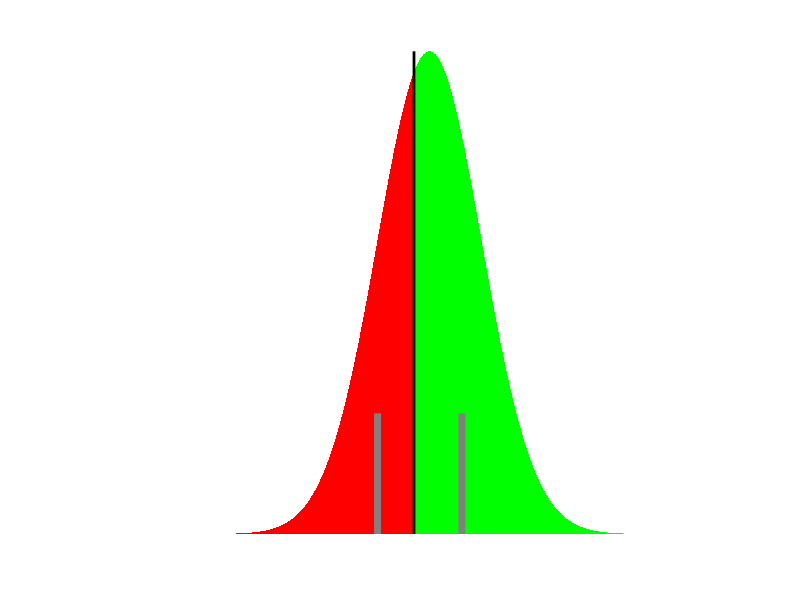
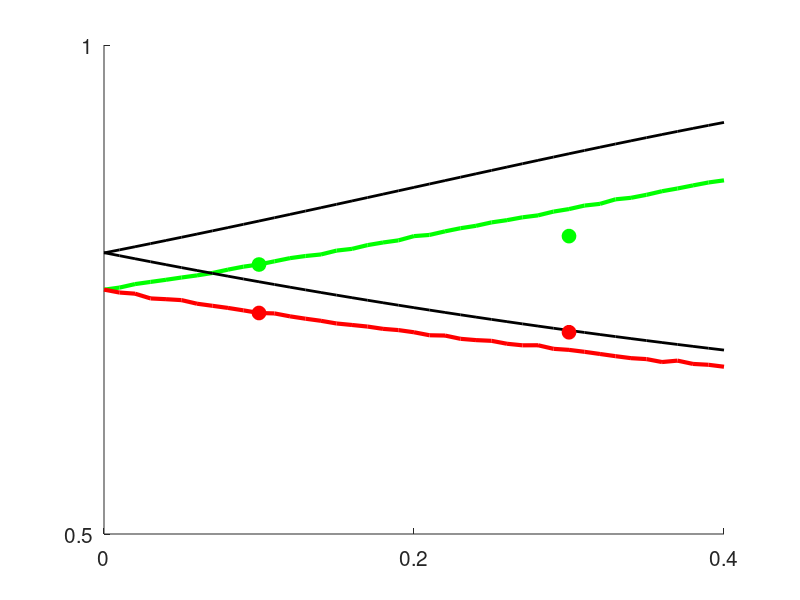

Here is the MATLAB script that generated these plots, in order:
% demo script for model to compute confidence as in Donner et al., 2017;
% Lak et al., 2014 and as roughly described elsewhere Sanders et al. 2016
% etc.

f1 = 24;
f2 = 32; 

% stimulus vals
f1 = log(f1);          % f1 (freq on log scale)
f2 = log(f2);          % f2 (freq on log scale)

% model parameters
%--------------------
sigma     = 0.05;      % precision of encoding (variance of stimulus likelihood for f1 and f2)
gamma     = 2;      % decay parameter (multiplied with variance of f1 likelihood or posterior to model increase in memory uncertainty due to retention)
mu_global = log(22);      % mean of global prior (on log scale)

fwhm         = log(32) - log(12);
v_global     = (fwhm/(2*sqrt(2*log(2))))^2; % variance of global prior

bias = 0;

% model states
% --------------
m1  = mu_global;
v1  = v_global;

in.Gamma = 'Likelihood';

%% Up-dating the hidden states pertaining to the first stimulation

% To account for TOE, either multiply the likelihood variance by gamma....
switch in.Gamma
    case 'Likelihood'
        v_lhood1 = sigma*gamma;
    case 'Posterior'
        v_lhood1 = sigma;
end

v1p = 1/(1/v1 + 1/v_lhood1);         % variance of posterior for f1
m1p = v1p * (m1/v1 + f1/v_lhood1);   % mean of posterior for f1 (freq on log scale)

% ... or the posterior variance.
switch in.Gamma
    case 'Posterior'
        v1p = gamma*v1p;
end

%% Up-dating the hidden states pertaining to the second stimulation

v_lhood2 = sigma;   % variance of stimulus likelihood (same for f1 and f2)

%full posterior model
m2_full  = m1p;
v2_full  = v1p;
v2p_full = 1/(1/v2_full + 1/v_lhood2);         % variance of posterior for f2
m2p_full = v2p_full * (m2_full/v2_full + f2/v_lhood2);   % mean of posterior for f2 (freq on log scale)
        
%diff model (f2 - f1')
m2  = m1;    % set to arbitrary value
v2  = v1;  % set to infinty for display purposes only... prior not used
m2p  = f2;                           % mean of likelihood of f2 serves as mean of posterior for f2
v2p  = v_lhood2;                     % variance likelihood of f2 serves as variance of posterior for f2

% difference distribution
Dm = m2p - m1p;    % difference of posterior means
Sv = v1p + v2p;    % sum of variance

x_sample = -log(100):0.001:log(100);

% set difference
Dm = 0.1;
Ypost_diff  = normpdf(x_sample,Dm,sqrt(Sv));  % posterior of f1
Ypost_diff  = Ypost_diff/sum(Ypost_diff);     % ... normalized

% split distri in correct and incorrect choices and normalize them aka make
% them pdfs
neg_part = Ypost_diff(x_sample<0);
neg_part = neg_part/sum(neg_part);

pos_part = Ypost_diff(x_sample>0);
pos_part = pos_part/sum(pos_part);

avg_error_evidence   = x_sample(x_sample<0)*neg_part';
avg_correct_evidence = x_sample(x_sample>0)*pos_part';


figure
hold on
area(x_sample(x_sample<0), Ypost_diff(x_sample<0), 'Facecolor', 'r', 'EdgeColor', 'none')
area(x_sample(x_sample>0), Ypost_diff(x_sample>0), 'Facecolor', 'g', 'EdgeColor', 'none')
plot([0 0], [0 max(Ypost_diff)], 'k-', 'linewidth', 2)
plot([avg_error_evidence avg_error_evidence], [0 0.25*max(Ypost_diff)], 'color', [.5 .5 .5], 'linewidth', 5)
plot([avg_correct_evidence avg_correct_evidence], [0 0.25*max(Ypost_diff)], 'color', [.5 .5 .5], 'linewidth', 5)
xlim([-2 2])
axis off
set(gcf, 'renderer', 'painters')

%% simulate confidence for range of differences
diff_levels = 0:0.01:0.4;

% confidence for negative differences: here = incorrect choices since only
% positive difference levels tested
confidence_neg_1 = zeros(1,numel(diff_levels));
confidence_neg_2 = zeros(1,numel(diff_levels));

% confidence for positive differences: here = correct choices since only
% positive difference levels tested
confidence_pos_1 = zeros(1,numel(diff_levels));
confidence_pos_2 = zeros(1,numel(diff_levels));


avg_confidence_correct   = nan(1, numel(diff_levels));
avg_confidence_incorrect = nan(1, numel(diff_levels));

for i = 1:numel(diff_levels)
    
    Dm = diff_levels(i);
    prob_chose_f2 = 0.5*(1 + erf(Dm/(sqrt(2)*sqrt(Sv))));  % Prob F1>F2
    prob_chose_f1 = 0.5*(1 + erf(-Dm/(sqrt(2)*sqrt(Sv))));  % Prob F1>F2

    % translate the bias (in change of probability to chose f1) into a
    % criterion shift
    criterion_shift = norminv(prob_chose_f1 + bias, Dm, sqrt(Sv)) - norminv(prob_chose_f1, Dm, sqrt(Sv));

    %samples
    percepts = Dm + sqrt(Sv).*randn(1,100000);
    
    avg_confidence_correct(i) = mean(0.5*(1 + erf(abs(percepts(percepts>0)-criterion_shift) ./ (sqrt(2)*sqrt(Sv)) )));
    avg_confidence_incorrect(i) = mean(0.5*(1 + erf(abs(percepts(percepts<0)-criterion_shift) ./ (sqrt(2)*sqrt(Sv)) )));
    
    x_sample = -log(1000):0.001:log(1000);
    neg_sample = x_sample(x_sample <= 0);
    pos_sample = x_sample(x_sample >= 0);

    Ypost_diff  = normpdf(x_sample,Dm,sqrt(Sv));  % posterior of f1
    Ypost_diff  = Ypost_diff/sum(Ypost_diff);     % ... normalized

    % split distri in correct and incorrect choices and normalize them aka make
    % them pdfs
    neg_part = Ypost_diff(x_sample<=0);
    neg_part = neg_part/sum(neg_part);

    pos_part = Ypost_diff(x_sample>=0);
    pos_part = pos_part/sum(pos_part);


    % compute average perceived differences for positive and negative
    % differences AND according probabilities

    avg_neg_evidence1 = x_sample(x_sample<0)*neg_part';
    neg_evidence1 = (x_sample(x_sample<0).*neg_part).*numel(neg_part);
    avg_neg_evidence2 = x_sample(x_sample<0)*Ypost_diff(x_sample<0)';

    confidence_neg_1(i) = (0.5*(1 + erf(abs(avg_neg_evidence1-criterion_shift) ./ (sqrt(2)*sqrt(Sv)) )));
    confidence_neg_2(i) = 0.5*(1 + erf(abs(avg_neg_evidence2-criterion_shift) ./ (sqrt(2)*sqrt(Sv)) ));

    avg_pos_evidence1 = x_sample(x_sample>0)*pos_part';
    pos_evidence1 = (x_sample(x_sample>0).*neg_part).*numel(neg_part);
    avg_pos_evidence2 = x_sample(x_sample>0)*Ypost_diff(x_sample>0)';

    confidence_pos_1(i) = (0.5*(1 + erf(abs(avg_pos_evidence1-criterion_shift) ./ (sqrt(2)*sqrt(Sv)) )));
    confidence_pos_2(i) = 0.5*(1 + erf(abs(avg_pos_evidence2-criterion_shift) ./ (sqrt(2)*sqrt(Sv)) ));
end


figure('name', 'confidence')
hold on
plot(diff_levels, avg_confidence_correct, 'g', 'linewidth', 3)
plot(diff_levels, confidence_pos_1, 'k', 'linewidth', 2)
plot(diff_levels, avg_confidence_incorrect, 'r', 'linewidth', 3)
plot(diff_levels, confidence_neg_1, 'k', 'linewidth', 2)
plot([0.1 0.3], [avg_confidence_correct(diff_levels==0.1) avg_confidence_correct(diff_levels==0.2)], 'og', 'Markerfacecolor', 'g', 'MarkerSize', 10)
plot([0.1 0.3], [avg_confidence_incorrect(diff_levels==0.1) avg_confidence_incorrect(diff_levels==0.2)], 'or', 'Markerfacecolor', 'r', 'MarkerSize', 10)
ylim([0.5 1])
set(gca, 'Ytick', [.5 1], 'Xtick', [0 .2 .4], 'FontSize', 15)
set(gcf, 'renderer', 'painters')
% 




